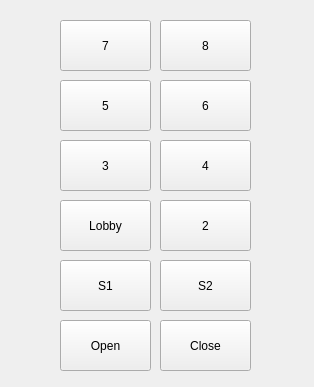
<?xml version="1.0" encoding="UTF-8"?>
<ui version="4.0">
 <class>On_ascensor</class>
 <widget class="QWidget" name="On_ascensor">
  <property name="geometry">
   <rect>
    <x>0</x>
    <y>0</y>
    <width>314</width>
    <height>387</height>
   </rect>
  </property>
  <property name="windowTitle">
   <string>Form</string>
  </property>
  <widget class="QPushButton" name="seven_button">
   <property name="geometry">
    <rect>
     <x>60</x>
     <y>20</y>
     <width>91</width>
     <height>51</height>
    </rect>
   </property>
   <property name="text">
    <string>7</string>
   </property>
  </widget>
  <widget class="QPushButton" name="five_button">
   <property name="geometry">
    <rect>
     <x>60</x>
     <y>80</y>
     <width>91</width>
     <height>51</height>
    </rect>
   </property>
   <property name="text">
    <string>5</string>
   </property>
  </widget>
  <widget class="QPushButton" name="eight_button">
   <property name="geometry">
    <rect>
     <x>160</x>
     <y>20</y>
     <width>91</width>
     <height>51</height>
    </rect>
   </property>
   <property name="text">
    <string>8</string>
   </property>
  </widget>
  <widget class="QPushButton" name="six_button">
   <property name="geometry">
    <rect>
     <x>160</x>
     <y>80</y>
     <width>91</width>
     <height>51</height>
    </rect>
   </property>
   <property name="text">
    <string>6</string>
   </property>
  </widget>
  <widget class="QPushButton" name="three_button">
   <property name="geometry">
    <rect>
     <x>60</x>
     <y>140</y>
     <width>91</width>
     <height>51</height>
    </rect>
   </property>
   <property name="text">
    <string>3</string>
   </property>
  </widget>
  <widget class="QPushButton" name="one_button">
   <property name="geometry">
    <rect>
     <x>60</x>
     <y>200</y>
     <width>91</width>
     <height>51</height>
    </rect>
   </property>
   <property name="text">
    <string>Lobby</string>
   </property>
  </widget>
  <widget class="QPushButton" name="four_button">
   <property name="geometry">
    <rect>
     <x>160</x>
     <y>140</y>
     <width>91</width>
     <height>51</height>
    </rect>
   </property>
   <property name="text">
    <string>4</string>
   </property>
  </widget>
  <widget class="QPushButton" name="two_button">
   <property name="geometry">
    <rect>
     <x>160</x>
     <y>200</y>
     <width>91</width>
     <height>51</height>
    </rect>
   </property>
   <property name="text">
    <string>2</string>
   </property>
  </widget>
  <widget class="QPushButton" name="s1_button">
   <property name="geometry">
    <rect>
     <x>60</x>
     <y>260</y>
     <width>91</width>
     <height>51</height>
    </rect>
   </property>
   <property name="text">
    <string>S1</string>
   </property>
  </widget>
  <widget class="QPushButton" name="open_button">
   <property name="geometry">
    <rect>
     <x>60</x>
     <y>320</y>
     <width>91</width>
     <height>51</height>
    </rect>
   </property>
   <property name="text">
    <string>Open</string>
   </property>
  </widget>
  <widget class="QPushButton" name="S2_button">
   <property name="geometry">
    <rect>
     <x>160</x>
     <y>260</y>
     <width>91</width>
     <height>51</height>
    </rect>
   </property>
   <property name="text">
    <string>S2</string>
   </property>
  </widget>
  <widget class="QPushButton" name="close_button">
   <property name="geometry">
    <rect>
     <x>160</x>
     <y>320</y>
     <width>91</width>
     <height>51</height>
    </rect>
   </property>
   <property name="text">
    <string>Close</string>
   </property>
  </widget>
 </widget>
 <resources/>
 <connections/>
</ui>
